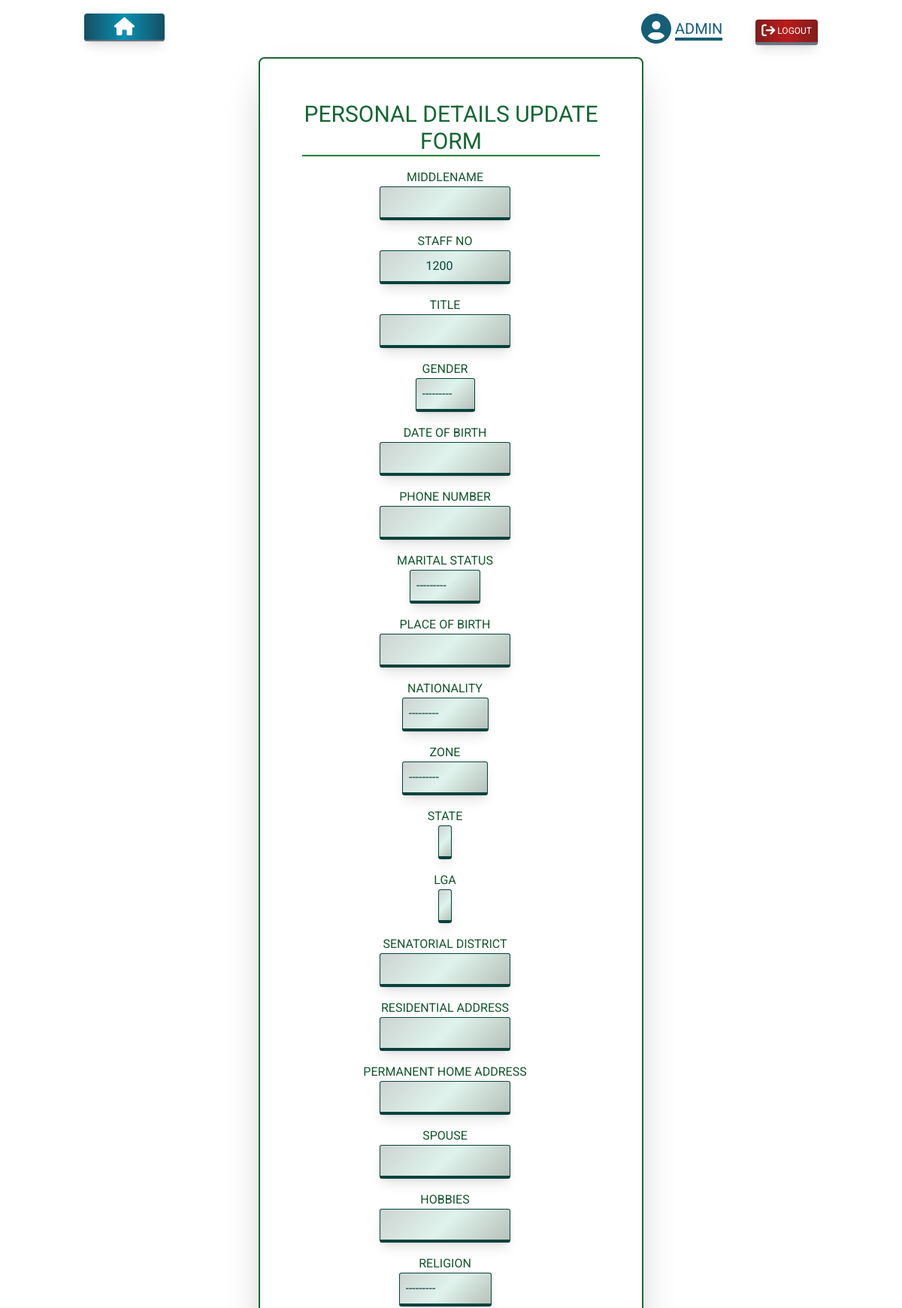
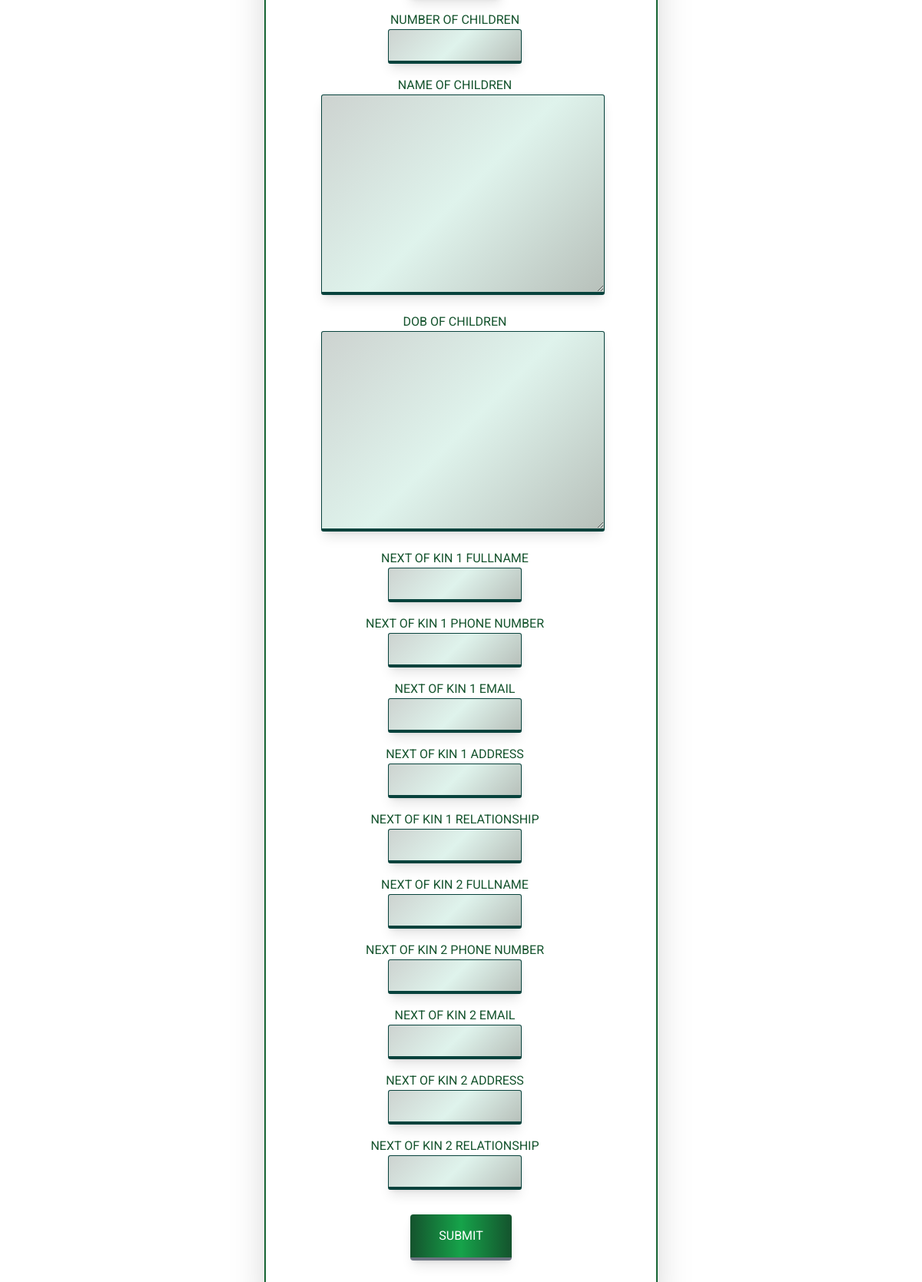
Page /updateprofile/5/ (signed in) on the committed database (2 pictures, top to bottom).
### staff/models.py (models this page shows, shortened)
class PersonalDetail(models.Model):
    user = models.OneToOneField(User, null=True, on_delete=models.CASCADE)
    middlename = models.CharField(max_length=300, null=True,blank=True)
    staff_no = models.IntegerField(null=True, unique=True, blank=True, validators=[valMax, MaxValueValidator(999999)])
    title = models.CharField(max_length=300, null=True, blank=True)
    sex=(('MALE','MALE'),('FEMALE','FEMALE'))
    gender = models.CharField(choices=sex, max_length=10, null=True, blank=True)
    date_of_birth = models.DateField(null=True, blank=True)
    phone_number = models.IntegerField(null=True, blank=True)
    m_status=(('MARRIED','MARRIED'), ('SINGLE','SINGLE'), ('DIVORCED','DIVORCED'), ('DIVORCEE','DIVORCEE'), ('WIDOW','WIDOW'), ('WIDOWER','WIDOWER'))
    marital_status = models.CharField(choices=m_status, max_length=100, null=True, blank=True)
    place_of_birth = models.CharField(max_length=150, null=True, blank=True)
    nationality_status=(('NIGERIAN','NIGERIAN'),('NON-CITIZEN','NON-CITIZEN'))
    nationality = models.CharField(choices=nationality_status, max_length=200, null=True, blank=True)
    geo_political_zone=models.TextChoices('GEO_POLITICAL_ZONE','NORTH-EAST NORTH-WEST NORTH-CENTRAL SOUTH-EAST SOUTH-WEST SOUTH-SOUTH')
    zone = models.CharField(blank=True, choices=geo_political_zone.choices, max_length=300, null=True)
    state=models.CharField(blank=True,max_length=30, null=True)
    lga=models.CharField(blank=True,max_length=30, null=True)
    senatorial_district = models.CharField(max_length=50, null=True, blank=True)
    residential_address = models.CharField(max_length=300, null=True, blank=True)
    permanent_home_address = models.CharField(max_length=300, null=True, blank=True)
    spouse = models.CharField(max_length=300, null=True, blank=True)
    hobbies = models.CharField(max_length=300, null=True, blank=True)
    faith=(('ISLAM', 'ISLAM'), ('CHRISTIANITY','CHRISTIANITY'),('TRADITIONAL', 'TRADITIONAL'))
    religion = models.CharField(choices=faith, max_length=100, null=True, blank=True)
    number_of_children = models.IntegerField(null=True, blank=True)
    name_of_children = models.TextField(max_length=400, null=True, blank=True)
    dob_of_children = models.TextField(max_length=300, null=True, blank=True)
    next_of_kin_1_fullname = models.CharField(max_length=300, null=True, blank=True)
    next_of_kin_1_phone_number = models.IntegerField(null=True, blank=True)
    next_of_kin_1_email = models.EmailField(max_length=300, null=True, blank=True)
    next_of_kin_1_address = models.CharField(max_length=300, null=True, blank=True)
    next_of_kin_1_relationship = models.CharField(max_length=300, null=True, blank=True)
    next_of_kin_2_fullname = models.CharField(max_length=300, null=True, blank=True)
    next_of_kin_2_phone_number = models.IntegerField(null=True, blank=True)
    next_of_kin_2_email = models.EmailField(max_length=300, null=True, blank=True)
    next_of_kin_2_address = models.CharField(max_length=300, null=True, blank=True)
    next_of_kin_2_relationship = models.CharField(max_length=300, null=True, blank=True)
    timestamp = models.DateTimeField('date added', auto_now_add=True)

### ems/decorators.py (the view)
        def wrapper_func(request, *args, **kwargs):
            group = None
            if request.user.groups.exists():
                group = request.user.groups.all()[0].name
            if group in allowed_roles:
                return view_func(request, *args, **kwargs)
            else:
                return HttpResponseRedirect(reverse('ems:auth'))

### staff/forms.py (shortened to what this page needs)
class PersonalDetailForm(forms.ModelForm):
    class Meta:
        model = PersonalDetail
        fields = '__all__'
        widgets = {
            'zone': forms.Select(attrs={'id': 'id_zone'}),
            'state': forms.Select(attrs={'id': 'id_state'}),
            'lga': forms.Select(attrs={'id': 'id_lga'}),
        }
        exclude = ['user']

### staff/views.py (called while the page is built, shortened)
@unauthenticated_user
@allowed_users(allowed_roles=['admin'])
def updateProfileForm(request, pk):
    user=User.objects.get(id=pk)
    profileform = PersonalDetailForm(instance=user.personaldetail)
    context = {'profileform':profileform}
    return render(request, 'staff/updateProfile.html', context)

### staff/templates/staff/updateProfile.html (shortened to what this page needs)
{%extends "base.html" %}
{% block main %}
<div class="border-2 border-green-800 w-1/2 mx-auto mt-1 md:p-14 bg-white shadow-2xl overflow-hidden sm:rounded-lg backdrop-blur-sm">
    <section class=" text-center border-b-2 border-green-700">
        <p class="text-green-800 uppercase   text-3xl">personal details update form</p>
    </section>
<form action="" method="POST" id="personal-detail-form" class="flex flex-col justify-center  uppercase  text-green-900">
    {%load widget_tweaks%}
              <div class="p-4 mr-4">
            {% for field in profileform%}
            <div class="mb-4">
              <div class="flex flex-col">
                <label class="" for="{{field.id_for_label}}">{{field.label}}</label>
              <div>
                {{field|add_class:'focus:outline-none border-b-4 border-gray-300 inBtn text-white  rounded shadow-lg hover:shadow-xl'}}
              </div>
            </div>
          </div>
            {%endfor%}
            </div>
        <div>
          <button type="submit" class="py-4 focus:opacity-10 uppercase border-b-4 border-gray-500 focus:border-green-600 bg-gradient-to-r from-green-900 via-green-600 to-green-900 text-white   rounded shadow-lg hover:shadow-xl text-center w-1/3">
            submit
          </button>
        </div>
</form>
</div>
{% endblock %}

### theme/templates/base.html (shortened to what this page needs)
{% load static tailwind_tags %}
{% load widget_tweaks %}
<!DOCTYPE html>
<html lang="en">
	<head>
		<link rel="stylesheet" href="{% static 'fontawesomefree/css/fontawesome.css' %}" typpe='text/css'>
		<link rel="stylesheet" href="{% static 'fontawesomefree/css/solid.css' %}" typpe='text/css'>
		{% tailwind_css %}
	</head>
	<body class="bg-white leading-normal poppins tracking-normal">
		<div class="container mx-auto">
			<section class="items-center justify-center h-screen">
				<header>
					<nav class="flex justify-between m-4 p-2">
						<div class="flex">
						{% if request.user.is_authenticated and request.user.is_superuser %}
						{% if request.path == '/' %}
						{%else%}
						  <div class="text-center">
							<a href="{% url 'ems:home' %}" class=" mb-2 focus:opacity-10 border-b-2 border-gray-500 focus:border-green-600
							bg-gradient-to-l from-cyan-900 via-cyan-600 to-cyan-900 text-white px-10 p-2 rounded shadow-lg hover:shadow-xl
							text-center w-full"><i class="fa-solid fa-house fa-xl"></i></a>
						</div>
						{%endif%}
						</div>
							<p>
						<span class=" text-cyan-800 text-xl uppercase  px-10 py-4">
						<a href="{% url 'ems:user' %}"><i class="fa-solid fa-circle-user fa-2xl"></i>
							 <span class="border-b-4 border-cyan-800 text-md"> {{request.user}}</span></span></a>
						<a class="mb-2 focus:opacity-10 border-b-4 border-gray-500 focus:border-green-600 bg-gradient-to-l from-red-900 via-red-700 to-red-900 text-white
						p-2 rounded shadow-lg hover:shadow-xl text-center text-xs w-full" href="{% url 'ems:logout' %}">
						&nbsp;LOGOUT</a>
					</p>
						{% endif %}
					</nav>
				</header>
				{% block main %}{% endblock %}
			</section>
		</div>
	</body>
</html>

### rows in the picture
PersonalDetail: profileform "1200" "---------" "---------" "---------" "---------" "---------"

### other values in the picture
{{ request.user }} "ADMIN"
{{ field.label }} "MIDDLENAME" "STAFF NO" "TITLE" "GENDER" "DATE OF BIRTH" "PHONE NUMBER" "MARITAL STATUS" "PLACE OF BIRTH" "NATIONALITY" "ZONE" "STATE" "LGA" "SENATORIAL DISTRICT" "RESIDENTIAL ADDRESS" "PERMANENT HOME ADDRESS" "SPOUSE" "HOBBIES" "RELIGION" "NUMBER OF CHILDREN" "NAME OF CHILDREN" "DOB OF CHILDREN" "NEXT OF KIN 1 FULLNAME" "NEXT OF KIN 1 PHONE NUMBER" "NEXT OF KIN 1 EMAIL" "NEXT OF KIN 1 ADDRESS" "NEXT OF KIN 1 RELATIONSHIP" "NEXT OF KIN 2 FULLNAME" "NEXT OF KIN 2 PHONE NUMBER" "NEXT OF KIN 2 EMAIL" "NEXT OF KIN 2 ADDRESS" "NEXT OF KIN 2 RELATIONSHIP"
